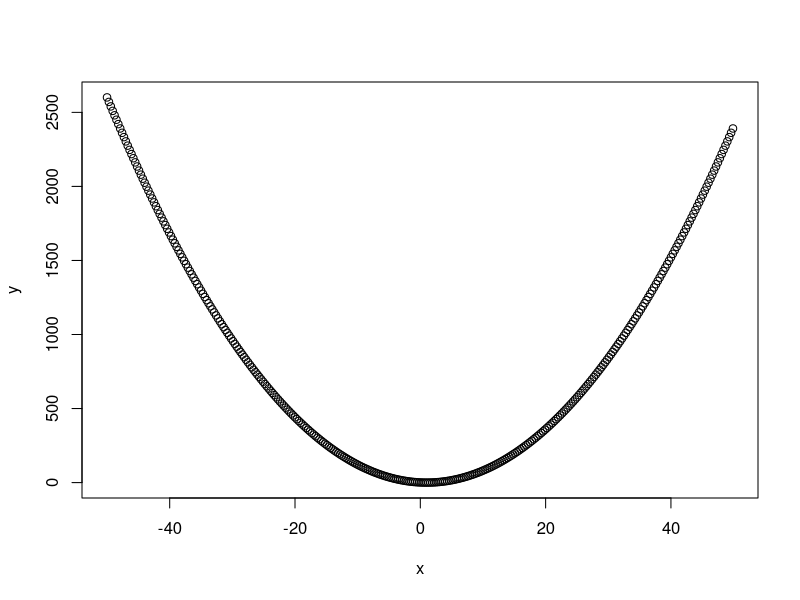
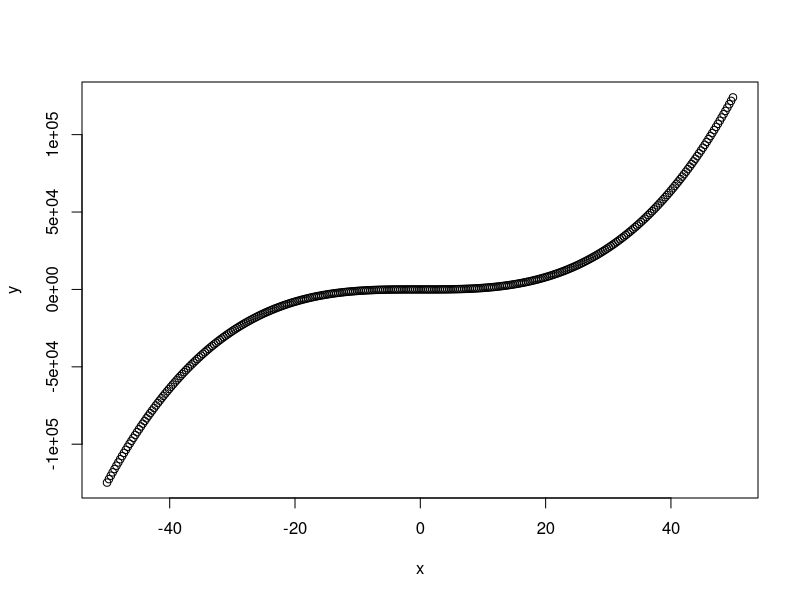

The R source for these figures, in order:
rm(list=ls())

# Q1

numero_funcionarios <- 2300
numero_demissoes <- 100
numero_contratacoes <- 130

indice_rotatividade <- (numero_demissoes + numero_contratacoes)/(2*numero_funcionarios)
print(indice_rotatividade)


rm(list=ls())
# Q2

calculaIndiceRotatividade <- function(n_funcionarios, n_demissoes, n_contratacoes) {
  indice_rotatividade <- (n_demissoes + n_contratacoes)/(2*n_funcionarios)
  return(print(indice_rotatividade))
}

calculaIndiceRotatividade(2300, 100, 130)


rm(list=ls())
# Q3

calculaSeguro <- function(numero_dias) {
  valor_seguro <- 0
  if (numero_dias <= 5) {
    valor_seguro <- 300
  } else if ((numero_dias > 5) & (numero_dias <= 18)) {
    valor_seguro <- 300 + 18*(numero_dias - 5)
  } else if ((numero_dias > 18) & (numero_dias <= 30)) {
    valor_seguro <- 300 + 16*(numero_dias - 5)
  } else if (numero_dias > 30) {
    valor_seguro <- 300 + 14*(numero_dias - 5)
  }
  return(valor_seguro)
}

vetor <- 1:40

soma_seguro <- 0

for (dia in vetor){
  seguro <- calculaSeguro(dia)
  soma_seguro <- soma_seguro + seguro
}

print(soma_seguro)



rm(list=ls())
# Q4

calculaFY <- function(x) {
  y <- x^2 -2*x +1
  return(y)
}

calculaGY <- function(x) {
  y <- x^3 -4*x +5
  return(y)
}

calculaY <- function (from, to, by, operacao) {
  x <- seq(from, to, by)
  y <- rep(0, length(x))
  mean_y = NULL
  if (operacao == 'F') {
    y <- calculaFY(x)
    plot(x,y)
    mean_y = mean(y)
  } else if (operacao == 'G') {
    y <- calculaGY(x)
    plot(x,y)
    mean_y = mean(y)
  }
  return(mean_y) 
}

calculaY(-50, 50, 0.3, 'A')
calculaY(-50, 50, 0.3, 'F')
calculaY(-50, 50, 0.3, 'G')
